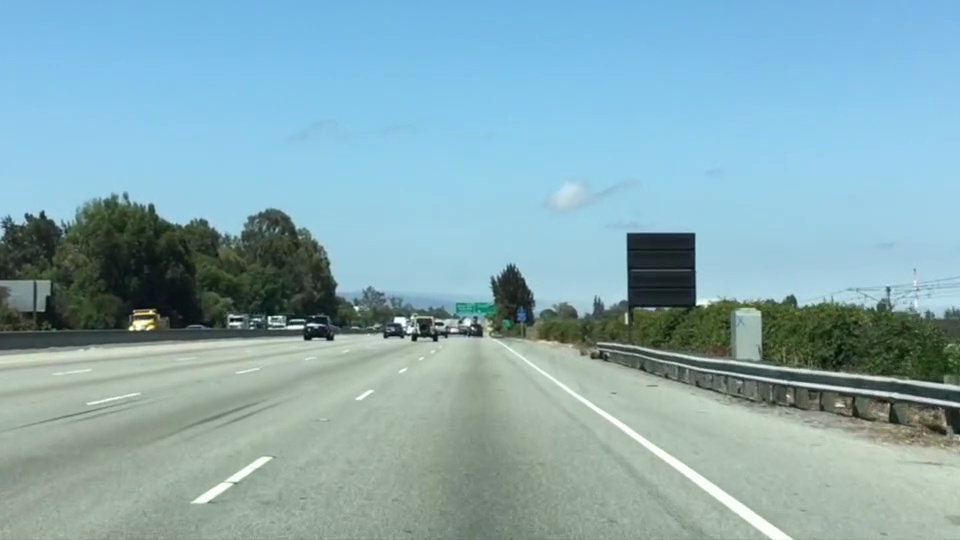
#> input picture term_1/finding_lane_lines/test.jpg, 960 x 540 px
$ python region_color_mask.py   (Python 2 division)
#> lines starting #> are read from the running program, lines starting #| are printed output that depends on the picture; after the words box and inside, x2 and y2 are one past the last pixel; in counts of white or black regions, pixels touching at a corner belong together
"""region_color_mask.py

Code from lesson example. Modified to complete the excercise
"""

import matplotlib.pyplot as plt
import matplotlib.image as mpimg
import numpy as np

# Read in the image and print out some stats
image = mpimg.imread('test.jpg')
#> image is the input picture: shape (540, 960, 3); mean R, G, B 135.5, 171.1, 179.2
print 'This image is: {}'.format(type(image)), \
      'with dimensions: {}'.format(image.shape)
#| This image is: <class 'numpy.ndarray'> with dimensions: (540, 960, 3)

# Grab the x and y size and make a copy of the image
ysize = image.shape[0]
#> ysize = 540
xsize = image.shape[1]
#> xsize = 960
color_select = np.copy(image)
line_image = np.copy(image)

# Define our color selection criteria
rgb_th = [200, 200, 200]
print 'Thresholds: {}'.format(rgb_th)

# Define a triangle region of interest
# Keep in mind the origin (x=0, y=0) is in the upper left in image processing
# Note: if you run this code, you'll find these are not sensible values!!
# But you'll get a chance to play with them soon in a quiz
left_bottom = [100, ysize]
#> left_bottom = [100, 540]
right_bottom = [xsize - 100, ysize]
#> right_bottom = [860, 540]
apex = [xsize / 2, 300]
#> apex = [480, 300]

# Fit lines (y=Ax+B) to identify the  3 sided region of interest
# np.polyfit() returns the coefficients [A, B] of the fit
fit_left = np.polyfit((left_bottom[0], apex[0]), (left_bottom[1], apex[1]), 1)
#> fit_left = [-0.632, 603.2]
fit_right = np.polyfit(
    (right_bottom[0], apex[0]), (right_bottom[1], apex[1]), 1)
#> fit_right = [0.632, -3.16]
fit_bottom = np.polyfit(
    (left_bottom[0], right_bottom[0]), (left_bottom[1], right_bottom[1]), 1)
#> fit_bottom = [-1.28e-16, 540]

# Use a "bitwise OR" to identify pixels below the threshold
color_thresholds = (image[:, :, 0] < rgb_th[0]) \
    | (image[:, :, 1] < rgb_th[1]) \
    | (image[:, :, 2] < rgb_th[2])
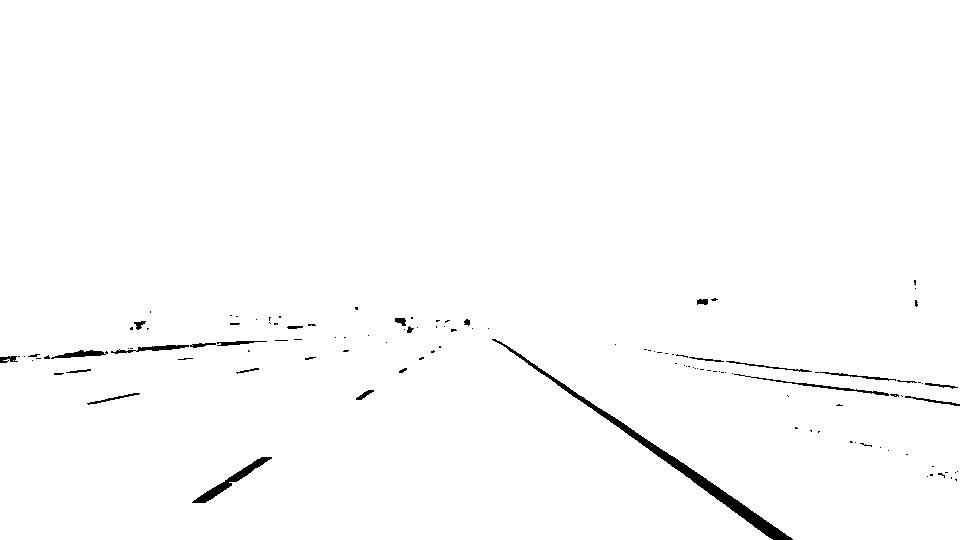
#> color_thresholds: shape (540, 960) bool; 98.9% white; 121 black regions (95 under 20 px), largest, box (x1, y1, x2, y2) and area: (492, 339, 793, 540) 2493, (192, 457, 272, 503) 624, (734, 374, 889, 396) 302

# Find the region inside the lines
XX, YY = np.meshgrid(np.arange(0, xsize), np.arange(0, ysize))
region_thresholds = (YY > (XX * fit_left[0] + fit_left[1])) & \
                    (YY > (XX * fit_right[0] + fit_right[1])) & \
                    (YY < (XX * fit_bottom[0] + fit_bottom[1]))

color_select[color_thresholds] = [0, 0, 0]
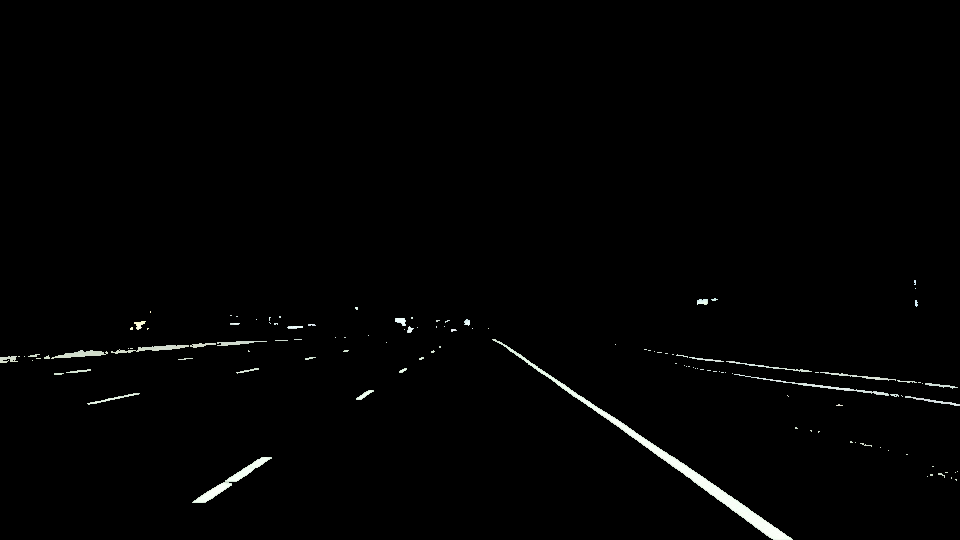
#> color_select: shape (540, 960, 3); mean R, G, B 2.5, 2.7, 2.5

# Find where image is both colored right and in the region
line_image[~color_thresholds & region_thresholds] = [255, 0, 0]
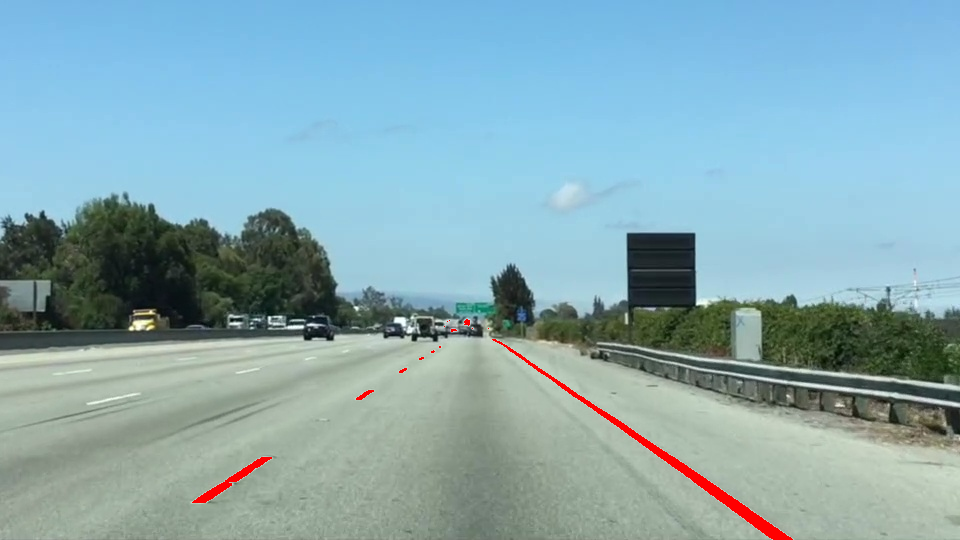
#> line_image: shape (540, 960, 3); 0.63% of pixels changed, all inside (x1, y1, x2, y2) = (192, 319, 793, 540)

# Display the image
plt.imshow(color_select)
plt.show()
plt.imshow(line_image)
plt.show()
